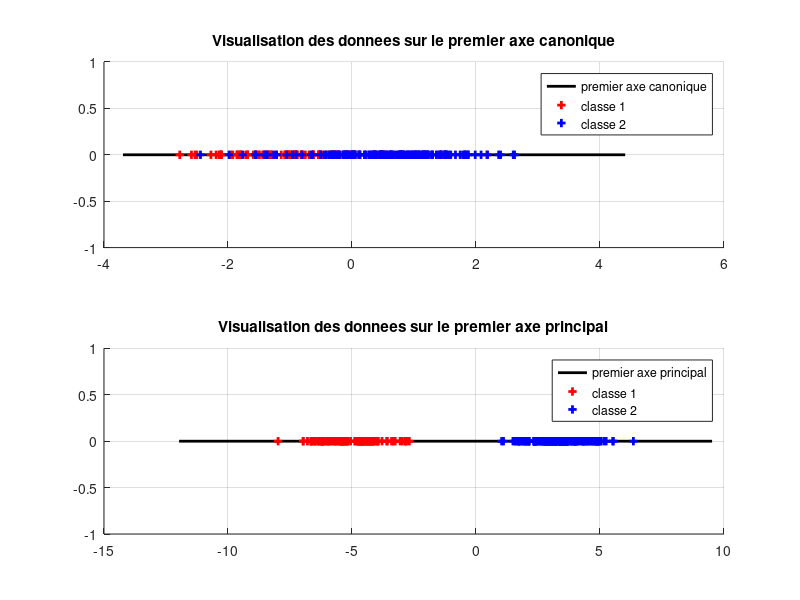
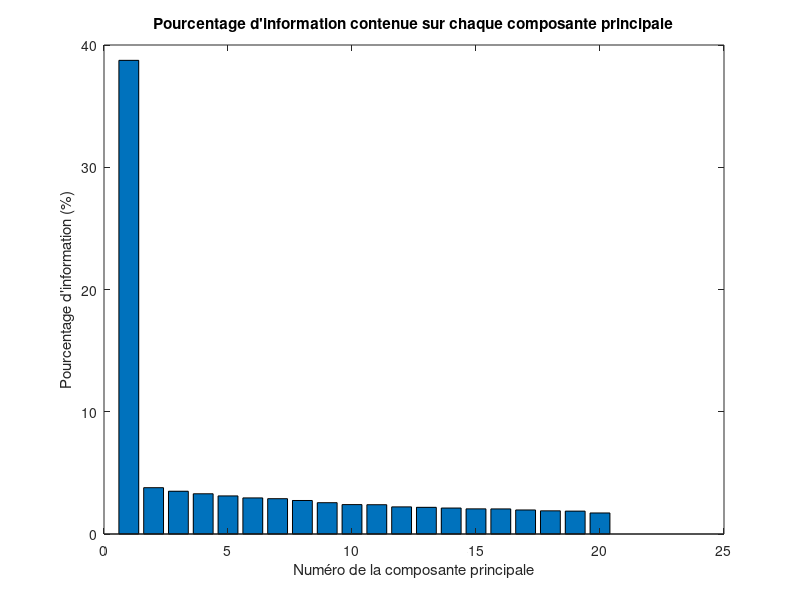
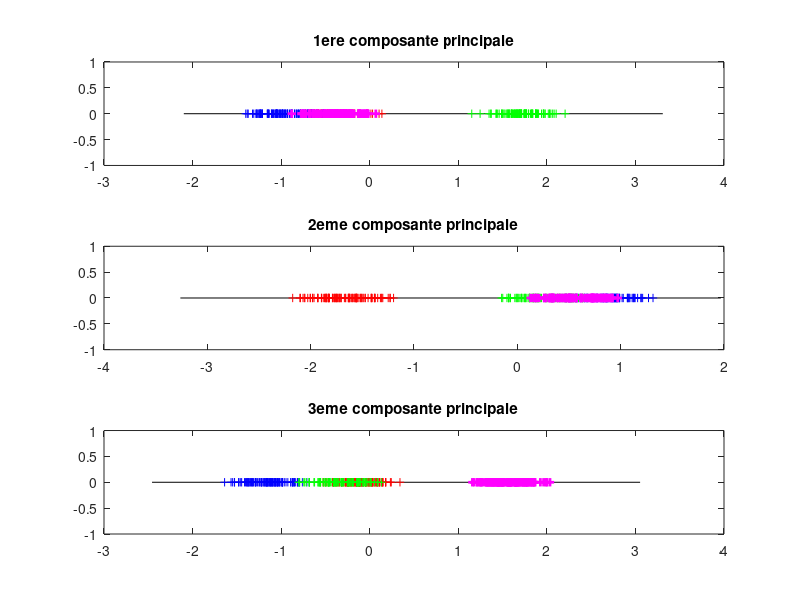
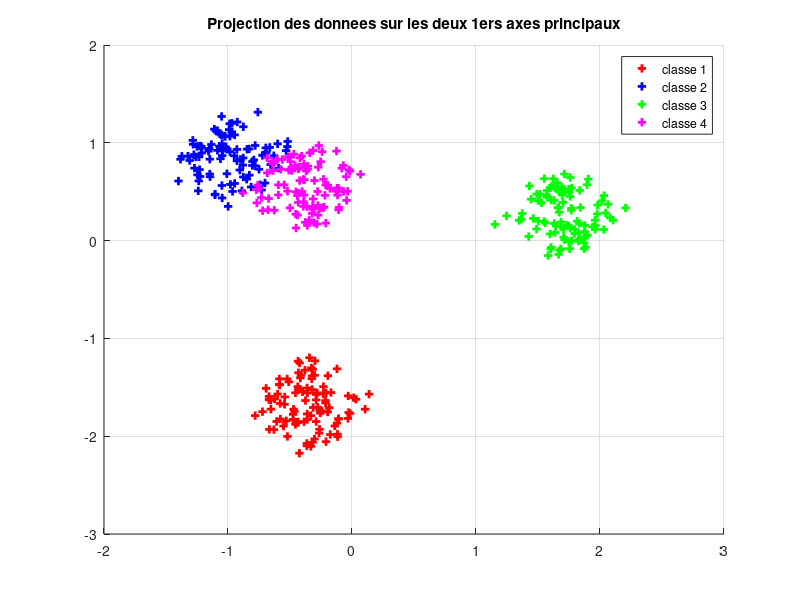

The MATLAB source for these figures, in order:
clear variables;close all;clc;

%% Utilisation de l'ACP pour detecter deux classes

% Creation d'un echantillon contenant deux classes que nous allons
% retrouver via l'ACP
nb_indiv1 = 100;nb_indiv2 = 150;nb_indiv = nb_indiv1+nb_indiv2; 
nb_param = 30;
% Creation de la premiere classe autour de l'element moyen -.5*(1 .... 1)
X1 = randn(nb_indiv1,nb_param);X1 = X1 - 0.5*ones(nb_indiv1,1)*ones(1,nb_param);  
% Creation de la premiere classe autour de l'element moyen + (1 .... 1)
X2 = randn(nb_indiv2,nb_param);X2 = X2 + 1*ones(nb_indiv2,1)*ones(1,nb_param); 
% Creation du tableau des donnees (concatenation des deux classes) 
X = [X1;X2]; 

%%%%%%%%%%%%%%%%%%%%%%%%%%%%%%%%%%%%%%%%%%%%%%%%%%%%%%%%%%%%%%%%%%%%%%%%%%%
% CALCULER LA MATRICE DE VARIANCE/COVARIANCE DU TABLEAU DES DONNEES X, ET
% LES AXES PRINCIPAUX. REORDONNER CES AXES PAR ORDRE DECROISSANT DU
% CONTRASTE QU'ILS FOURNISSENT.
% CALCULER LA MATRICE C DE L'ECHANTILLON DANS CE NOUVEAU REPERE.
%%%%%%%%%%%%%%%%%%%%%%%%%%%%%%%%%%%%%%%%%%%%%%%%%%%%%%%%%%%%%%%%%%%%%%%%%%%


mX = mean(X,1);
X_centre = X - mX;
sigma = 1/size(X,1) * (X_centre')*X_centre;

% Calcul des valeurs propres et des vecteurs principaux
[axes,lambda] = eig(sigma);

[lambdaTri, indices] = sort(diag(lambda),'descend');
axesTri = axes(:,indices);

C = X_centre*axesTri;

%%%%%%%%%%%%%%%%%%%%%%%%%%%%%%%%%%%%%%%%%%%%%%%%%%%%%%%%%%%%%%%%%%%%%%%%%%%
% AFFICHER LA PROJECTION DES INDIVIDUS DE XC SUR LE PREMIER AXE DU REPERE 
% CANONIQUE. LES INDIVIDUS DES DEUX CLASSES DOIVENT ETRE REPRESENTES PAR 
% DEUX COULEURS DIFFERENTES.
% AFFICHER LA PROJECTION DE CES MEMES INDIVIDUS SUR LE PREMIER AXE 
% PRINCIPAL (AVEC A NOUVEAU UNE COULEUR PAR CLASSE).
% COMMENTER.
%%%%%%%%%%%%%%%%%%%%%%%%%%%%%%%%%%%%%%%%%%%%%%%%%%%%%%%%%%%%%%%%%%%%%%%%%%%
figure(1), clf, 

% Affichage des donnees sur la premiere composante canonique :
% les individus de la premiere classe sont en rouge (p. ex), ceux de la 
% seconde classe sont en bleu
subplot(2,1,1)
hold all;
p1 = plot([1.5*min(X(:,1)) 1.5*max(X(:,1))],[0 0],'k-','linewidth',2);
p2 = plot(X_centre(1:100,1),0,'r+','linewidth',2);
p3 = plot(X_centre(101:250,1),0,'b+','linewidth',2);grid on; 

title('Visualisation des donnees sur le premier axe canonique')
legend([p1;p2(1);p3(1)],{'premier axe canonique', 'classe 1', 'classe 2'});
hold off;

% Affichage des donnees sur la premiere composante principale : (même
% code couleur)
subplot(2,1,2)
hold all;
p1 = plot([1.5*min(C(:,1)) 1.5*max(C(:,1))],[0 0],'k-','linewidth',2);
p2 = plot(C(1:100,1),0,'r+','linewidth',2);
p3 = plot(C(101:250,1),0,'b+','linewidth',2);grid on;

title('Visualisation des donnees sur le premier axe principal');
legend([p1;p2(1);p3(1)],{'premier axe principal', 'classe 1', 'classe 2'});
hold off;

%%%%%%%%%%%%%%%%%%%%%%%%%%%%%%%%%%%%%%%%%%%%%%%%%%%%%%%%%%%%%%%%%%%%%%%%%%%
% AFFICHER UNE FIGURE MONTRANT LE POURCENTAGE D'INFORMATION APPORTEE PAR
% CHAQUE COMPOSANTE PRINCIPALE. 
% EN ABSCISSE DOIT SE TROUVER LE NUMERO DE LA COMPOSANTE OBSERVEE, EN 
% ORDONNEE ON MONTRERA LE POURCENTAGE D'INFO QUE CONTIENT CETTE COMPOSANTE.
% NB : ETANT DONNEE QU'ON A REORDONNE LES AXES PRINCIPAUX DANS L'ORDRE
% DECROISSANT DE L'INFORMATION APPORTEE, LA COURBE DOIT ETRE DECROISSANTE
%%%%%%%%%%%%%%%%%%%%%%%%%%%%%%%%%%%%%%%%%%%%%%%%%%%%%%%%%%%%%%%%%%%%%%%%%%%
figure(2), clf

info_axes_2 = 100*lambdaTri/sum(lambdaTri)';

bar(info_axes_2(1:20));
title("Pourcentage d'information contenue sur chaque composante principale")
xlabel('Numéro de la composante principale');ylabel("Pourcentage d'information (%)");

%% Utilisation de l'ACP pour detecter plusieurs classes

% Dans le fichier 'jeu_de_donnees.mat' se trouvent 4 tableaux des donnees 
% d'individus vivant dans le meme espace. Chacun de ces tableaux 
% represente une classe. On concatene ces tableaux en un unique tableau X, 
% et on va chercher combien de composantes principales il faut prendre en 
% compte afin de detecter toutes les classes
load('quatre_classes.mat')
n1 = size(X1,1);n2 = size(X2,1);n3 = size(X3,1);n4 = size(X4,1);
n = n1+n2+n3+n4;
X = [X1;X2;X3;X4];
nb_param = size(X,2);

%%%%%%%%%%%%%%%%%%%%%%%%%%%%%%%%%%%%%%%%%%%%%%%%%%%%%%%%%%%%%%%%%%%%%%%%%%%
% CALCULER LA MATRICE DE VARIANCE/COVARIANCE DU TABLEAU DES DONNEES X ET
% LES AXES PRINCIPAUX. REORDONNER CES AXES PAR ORDRE DECROISSANT DU
% CONTRASTE QU'ILS FOURNISSENT.
% CALCULER LA MATRICE C DE L'ECHANTILLON DANS CE NOUVEAU REPERE.
%%%%%%%%%%%%%%%%%%%%%%%%%%%%%%%%%%%%%%%%%%%%%%%%%%%%%%%%%%%%%%%%%%%%%%%%%%%

mX = mean(X,1);
X_centre = X - mX;
sigma = 1/size(X,1) * (X_centre')*X_centre;

% Calcul des valeurs propres et des vecteurs principaux
[axes,lambda] = eig(sigma);

[lambdaTri, indices] = sort(diag(lambda),'descend');
axesTri = axes(:,indices);

C = X_centre*axesTri;

%%%%%%%%%%%%%%%%%%%%%%%%%%%%%%%%%%%%%%%%%%%%%%%%%%%%%%%%%%%%%%%%%%%%%%%%%%%
% AFFICHER LA PROJECTION DE XC SUR :
% - LE PREMIER AXE PRINCIPAL
% - LE DEUXIEME AXE PRINCIPAL
% - LE TROISIEME AXE PRINCIPAL
% EN UTILISANT UNE COULEUR PAR CLASSE.
%
% QUESTION 5 RAPPORT :
% COMBIEN DE CLASSES EST-ON CAPABLE DE DETECTER AVEC LA PREMIERE 
% COMPOSANTE, LA DEUXIEME, LA TROISIEME, PUIS LES TROIS ENSEMBLES ?
% NB : VOTRE FIGURE DOIT CORRESPONDRE A LA FIGURE 2(b) DE L'ENONCE.
%
%%%%%%%%%%%%%%%%%%%%%%%%%%%%%%%%%%%%%%%%%%%%%%%%%%%%%%%%%%%%%%%%%%%%%%%%%%%

figure(3),clf
subplot(3,1,1)
plot([1.5*min(C(:,1)) 1.5*max(C(:,1))],[0 0],'k-',...
    C(1:n1,1),0,'r+',...
    C(n1+1:n1+n2,1),0,'b+',...
    C(n1+n2+1:n1+n2+n3,1),0,'g+',...
    C(n1+n2+n3+1:n,1),0,'m+','linewidth',2);
title('1ere composante principale')

subplot(3,1,2)
plot([1.5*min(C(:,2)) 1.5*max(C(:,2))],[0 0],'k-',...
    C(1:n1,2),0,'r+',...
    C(n1+1:n1+n2,2),0,'b+',...
    C(n1+n2+1:n1+n2+n3,2),0,'g+',...
    C(n1+n2+n3+1:n,2),0,'m+','linewidth',2);
title('2eme composante principale')

subplot(3,1,3)
plot([1.5*min(C(:,3)) 1.5*max(C(:,3))],[0 0],'k-',...
    C(1:n1,3),0,'r+',...
    C(n1+1:n1+n2,3),0,'b+',...
    C(n1+n2+1:n1+n2+n3,3),0,'g+',...
    C(n1+n2+n3+1:n,3),0,'m+','linewidth',2);
title('3eme composante principale')

%%%%%%%%%%%%%%%%%%%%%%%%%%%%%%%%%%%%%%%%%%%%%%%%%%%%%%%%%%%%%%%%%%%%%%%%%%%
% AFFICHER LES DEUX PREMIERES COMPOSANTES PRINCIPALES DE X DANS LE PLAN, 
% PUIS AFFICHER LES TROIS PREMIERES COMPOSANTES PRINCIPALES DE X DANS 
% L'ESPACE. UTILISER UNE COULEUR PAR CLASSE. 
%
% QUESTION 5 RAPPORT :
% COMBIEN DE CLASSES PEUT-ON DETECTER DANS LE PLAN ? DANS L'ESPACE ?
% NB : VOS FIGURES DOIVENT CORRESPONDRE AUX FIGURES 2(c) ET (d) DE L'ENONCE
%
%%%%%%%%%%%%%%%%%%%%%%%%%%%%%%%%%%%%%%%%%%%%%%%%%%%%%%%%%%%%%%%%%%%%%%%%%%%
figure(4), clf, 
grid on
hold all;
p1 = plot(C(1:n1,1), C(1:n1,2), 'r+', 'linewidth', 2);
p2 = plot(C(n1+1:n1+n2,1), C(n1+1:n1+n2,2), 'b+', 'linewidth', 2);
p3 = plot(C(n1+n2+1:n1+n2+n3,1), C(n1+n2+1:n1+n2+n3,2), 'g+', 'linewidth', 2);
p4 = plot(C(n1+n2+n3+1:n,1), C(n1+n2+n3+1:n,2), 'm+', 'linewidth', 2);
legend([p1(1);p2(1);p3(1);p4(1)],'classe 1', 'classe 2','classe 3','classe 4');
title('Projection des donnees sur les deux 1ers axes principaux')
hold off;

figure(5),clf, 
plot3(C(1:n1,1), C(1:n1,2),  C(1:n1,3), 'r+',...
	C(n1+1:n1+n2,1), C(n1+1:n1+n2,2), C(n1+1:n1+n2,3), 'b+',...
	C(n1+n2+1:n1+n2+n3,1), C(n1+n2+1:n1+n2+n3,2), C(n1+n2+1:n1+n2+n3,3), 'g+',...
    C(n1+n2+n3+1:n,1), C(n1+n2+n3+1:n,2), C(n1+n2+n3+1:n,3), 'm+', 'linewidth', 2);
grid on;
title('Projection des donnees sur 3 1ers axes principaux')

%%%%%%%%%%%%%%%%%%%%%%%%%%%%%%%%%%%%%%%%%%%%%%%%%%%%%%%%%%%%%%%%%%%%%%%%%%%
% AFFICHER UNE FIGURE MONTRANT LE POURCENTAGE D'INFORMATION APPORTEE PAR
% CHAQUE COMPOSANTE PRINCIPALE. 
% EN ABSCISSE DOIT SE TROUVER LE NUMERO DE LA COMPOSANTE OBSERVEE, EN 
% ORDONNEE ON MONTRERA LE POURCENTAGE D'INFO QUE CONTIENT CETTE COMPOSANTE.
% NB : ETANT DONNEE QU'ON A REORDONNE LES AXES PRINCIPAUX DANS L'ORDRE
% DECROISSANT DE L'INFORMATION APPORTEE, LA COURBE DOIT ETRE DECROISSANTE
%%%%%%%%%%%%%%%%%%%%%%%%%%%%%%%%%%%%%%%%%%%%%%%%%%%%%%%%%%%%%%%%%%%%%%%%%%%
figure(6),clf

info_axes_4 = 100*lambdaTri/sum(lambdaTri)';
bar(info_axes_4(1:20));

title("Pourcentage d'information contenue sur chaque composante principale -- 4 classes")
xlabel('Numéro de la composante principale');ylabel("Pourcentage d'information (%)");

%%%%%%%%%%%%%%%%%%%%%%%%%%%%%%%%%%%%%%%%%%%%%%%%%%%%%%%%%%%%%%%%%%%%%%%%%%%
% COMPARER CETTE FIGURE AVEC LA MEME FIGURE OBTENUE POUR LA CLASSIFICATION
% EN DEUX GROUPES.
%
% QUESTION 5 RAPPORT :
% COMMENTER.
%%%%%%%%%%%%%%%%%%%%%%%%%%%%%%%%%%%%%%%%%%%%%%%%%%%%%%%%%%%%%%%%%%%%%%%%%%%
figure(7),clf

hold all;
info_axes = [info_axes_2, info_axes_4];
hb = bar(info_axes(1:20,:));
set(hb(1), 'FaceColor','r')
set(hb(2), 'FaceColor','b')
legend('2 classes', '4 classes');
title("Pourcentage d'information contenue sur chaque composante principale -- 2 et 4 classes")
xlabel('Numéro de la composante principale');ylabel("Pourcentage d'information (%)");
hold off;